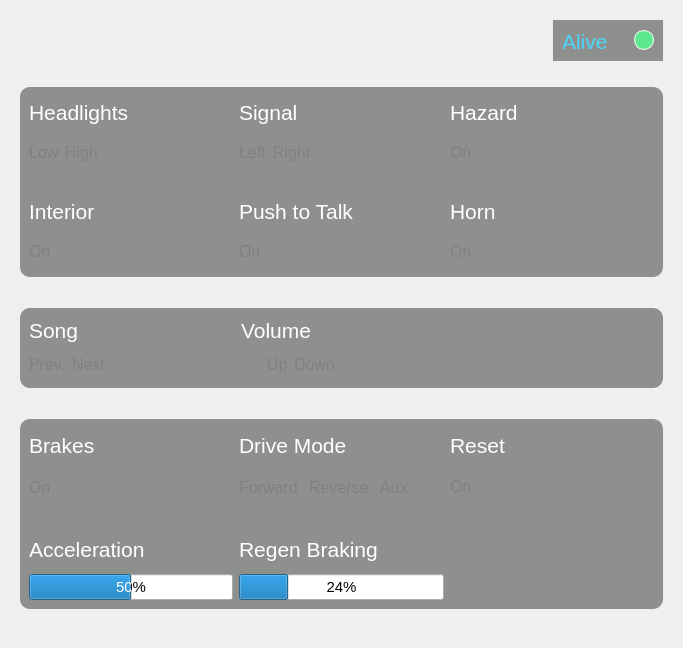
<?xml version="1.0" encoding="UTF-8"?>
<ui version="4.0">
 <class>ControlUi</class>
 <widget class="QWidget" name="ControlUi">
  <property name="geometry">
   <rect>
    <x>0</x>
    <y>0</y>
    <width>683</width>
    <height>648</height>
   </rect>
  </property>
  <property name="font">
   <font>
    <pointsize>11</pointsize>
   </font>
  </property>
  <property name="windowTitle">
   <string>Form</string>
  </property>
  <property name="autoFillBackground">
   <bool>true</bool>
  </property>
  <property name="styleSheet">
   <string notr="true"/>
  </property>
  <layout class="QHBoxLayout" name="horizontalLayout_28">
   <item>
    <widget class="QWidget" name="widget_6" native="true">
     <layout class="QVBoxLayout" name="verticalLayout_12">
      <item>
       <widget class="QWidget" name="aliveBlock" native="true">
        <property name="sizePolicy">
         <sizepolicy hsizetype="Fixed" vsizetype="Fixed">
          <horstretch>0</horstretch>
          <verstretch>0</verstretch>
         </sizepolicy>
        </property>
        <property name="minimumSize">
         <size>
          <width>25</width>
          <height>15</height>
         </size>
        </property>
        <property name="maximumSize">
         <size>
          <width>110</width>
          <height>41</height>
         </size>
        </property>
        <property name="layoutDirection">
         <enum>Qt::RightToLeft</enum>
        </property>
        <property name="styleSheet">
         <string notr="true">QWidget#aliveBlock{
background-color: rgba(85, 87, 83,160);
}</string>
        </property>
        <layout class="QHBoxLayout" name="horizontalLayout_13">
         <item>
          <widget class="QWidget" name="aliveIndicator" native="true">
           <property name="sizePolicy">
            <sizepolicy hsizetype="Fixed" vsizetype="Fixed">
             <horstretch>0</horstretch>
             <verstretch>0</verstretch>
            </sizepolicy>
           </property>
           <property name="minimumSize">
            <size>
             <width>20</width>
             <height>20</height>
            </size>
           </property>
           <property name="styleSheet">
            <string notr="true">background-color:rgb(93,234,140);
border-radius: 10px;
border: 1px solid white;</string>
           </property>
          </widget>
         </item>
         <item>
          <widget class="QLabel" name="label_28">
           <property name="text">
            <string>&lt;html&gt;&lt;head/&gt;&lt;body&gt;&lt;p&gt;&lt;span style=&quot; font-size:16pt; color:#4cd6fb;&quot;&gt;Alive&lt;/span&gt;&lt;/p&gt;&lt;/body&gt;&lt;/html&gt;</string>
           </property>
          </widget>
         </item>
        </layout>
       </widget>
      </item>
      <item>
       <spacer name="verticalSpacer_6">
        <property name="orientation">
         <enum>Qt::Vertical</enum>
        </property>
        <property name="sizeType">
         <enum>QSizePolicy::Fixed</enum>
        </property>
        <property name="sizeHint" stdset="0">
         <size>
          <width>25</width>
          <height>20</height>
         </size>
        </property>
       </spacer>
      </item>
      <item>
       <widget class="QWidget" name="block0" native="true">
        <property name="sizePolicy">
         <sizepolicy hsizetype="Preferred" vsizetype="Fixed">
          <horstretch>0</horstretch>
          <verstretch>0</verstretch>
         </sizepolicy>
        </property>
        <property name="minimumSize">
         <size>
          <width>0</width>
          <height>190</height>
         </size>
        </property>
        <property name="maximumSize">
         <size>
          <width>16777215</width>
          <height>1000</height>
         </size>
        </property>
        <property name="styleSheet">
         <string notr="true">QWidget#block0{
background-color: rgba(85, 87, 83,160);
border-radius: 10px;
}</string>
        </property>
        <layout class="QHBoxLayout" name="horizontalLayout_15">
         <item>
          <layout class="QHBoxLayout" name="horizontalLayout">
           <item>
            <layout class="QVBoxLayout" name="verticalLayout_2">
             <item>
              <layout class="QHBoxLayout" name="horizontalLayout_18">
               <item>
                <widget class="QLabel" name="headightsLabel">
                 <property name="font">
                  <font>
                   <pointsize>11</pointsize>
                  </font>
                 </property>
                 <property name="styleSheet">
                  <string notr="true">color: white;</string>
                 </property>
                 <property name="text">
                  <string>&lt;html&gt;&lt;head/&gt;&lt;body&gt;&lt;p&gt;&lt;span style=&quot; font-size:16pt; &quot;&gt;Headlights &lt;/span&gt;&lt;/p&gt;&lt;/body&gt;&lt;/html&gt;</string>
                 </property>
                </widget>
               </item>
              </layout>
             </item>
             <item>
              <layout class="QHBoxLayout" name="horizontalLayout_2">
               <item>
                <widget class="QLabel" name="lowHeadlightsLabel">
                 <property name="font">
                  <font>
                   <pointsize>9</pointsize>
                  </font>
                 </property>
                 <property name="styleSheet">
                  <string notr="true">color: grey;
</string>
                 </property>
                 <property name="text">
                  <string>&lt;html&gt;&lt;head/&gt;&lt;body&gt;&lt;p&gt;&lt;span style=&quot; font-size:12pt; &quot;&gt;Low&lt;/span&gt;&lt;/p&gt;&lt;/body&gt;&lt;/html&gt;</string>
                 </property>
                </widget>
               </item>
               <item>
                <widget class="QLabel" name="highHeadlightsLabel">
                 <property name="font">
                  <font>
                   <pointsize>9</pointsize>
                  </font>
                 </property>
                 <property name="styleSheet">
                  <string notr="true">color: grey;</string>
                 </property>
                 <property name="text">
                  <string>&lt;html&gt;&lt;head/&gt;&lt;body&gt;&lt;p&gt;&lt;span style=&quot; font-size:12pt; &quot;&gt;High&lt;/span&gt;&lt;/p&gt;&lt;/body&gt;&lt;/html&gt;</string>
                 </property>
                </widget>
               </item>
               <item>
                <spacer name="horizontalSpacer_2">
                 <property name="orientation">
                  <enum>Qt::Horizontal</enum>
                 </property>
                 <property name="sizeHint" stdset="0">
                  <size>
                   <width>40</width>
                   <height>20</height>
                  </size>
                 </property>
                </spacer>
               </item>
              </layout>
             </item>
             <item>
              <spacer name="verticalSpacer">
               <property name="orientation">
                <enum>Qt::Vertical</enum>
               </property>
               <property name="sizeType">
                <enum>QSizePolicy::Fixed</enum>
               </property>
               <property name="sizeHint" stdset="0">
                <size>
                 <width>20</width>
                 <height>20</height>
                </size>
               </property>
              </spacer>
             </item>
             <item>
              <layout class="QHBoxLayout" name="horizontalLayout_24">
               <item>
                <widget class="QLabel" name="interiorLabel">
                 <property name="font">
                  <font>
                   <pointsize>11</pointsize>
                  </font>
                 </property>
                 <property name="styleSheet">
                  <string notr="true">color: white;</string>
                 </property>
                 <property name="text">
                  <string>&lt;html&gt;&lt;head/&gt;&lt;body&gt;&lt;p&gt;&lt;span style=&quot; font-size:16pt; &quot;&gt;Interior&lt;/span&gt;&lt;/p&gt;&lt;/body&gt;&lt;/html&gt;</string>
                 </property>
                </widget>
               </item>
              </layout>
             </item>
             <item>
              <layout class="QHBoxLayout" name="horizontalLayout_6">
               <item>
                <widget class="QLabel" name="interiorOnLabel">
                 <property name="font">
                  <font>
                   <pointsize>9</pointsize>
                  </font>
                 </property>
                 <property name="styleSheet">
                  <string notr="true">color: grey;</string>
                 </property>
                 <property name="text">
                  <string>&lt;html&gt;&lt;head/&gt;&lt;body&gt;&lt;p&gt;&lt;span style=&quot; font-size:12pt; &quot;&gt;On&lt;/span&gt;&lt;/p&gt;&lt;/body&gt;&lt;/html&gt;</string>
                 </property>
                </widget>
               </item>
               <item>
                <spacer name="horizontalSpacer_22">
                 <property name="orientation">
                  <enum>Qt::Horizontal</enum>
                 </property>
                 <property name="sizeHint" stdset="0">
                  <size>
                   <width>40</width>
                   <height>20</height>
                  </size>
                 </property>
                </spacer>
               </item>
              </layout>
             </item>
            </layout>
           </item>
           <item>
            <layout class="QVBoxLayout" name="verticalLayout_3">
             <item>
              <layout class="QHBoxLayout" name="horizontalLayout_20">
               <item>
                <widget class="QLabel" name="signalLabel">
                 <property name="font">
                  <font>
                   <pointsize>11</pointsize>
                  </font>
                 </property>
                 <property name="styleSheet">
                  <string notr="true">color: white;
</string>
                 </property>
                 <property name="text">
                  <string>&lt;html&gt;&lt;head/&gt;&lt;body&gt;&lt;p&gt;&lt;span style=&quot; font-size:16pt; &quot;&gt;Signal&lt;/span&gt;&lt;/p&gt;&lt;/body&gt;&lt;/html&gt;</string>
                 </property>
                </widget>
               </item>
              </layout>
             </item>
             <item>
              <layout class="QHBoxLayout" name="horizontalLayout_7">
               <item>
                <widget class="QLabel" name="leftSignalLabel">
                 <property name="font">
                  <font>
                   <pointsize>9</pointsize>
                  </font>
                 </property>
                 <property name="styleSheet">
                  <string notr="true">color: grey;</string>
                 </property>
                 <property name="text">
                  <string>&lt;html&gt;&lt;head/&gt;&lt;body&gt;&lt;p&gt;&lt;span style=&quot; font-size:12pt; &quot;&gt;Left&lt;/span&gt;&lt;/p&gt;&lt;/body&gt;&lt;/html&gt;</string>
                 </property>
                </widget>
               </item>
               <item>
                <widget class="QLabel" name="rightSignalLabel">
                 <property name="font">
                  <font>
                   <pointsize>9</pointsize>
                  </font>
                 </property>
                 <property name="styleSheet">
                  <string notr="true">color: grey;</string>
                 </property>
                 <property name="text">
                  <string>&lt;html&gt;&lt;head/&gt;&lt;body&gt;&lt;p&gt;&lt;span style=&quot; font-size:12pt; &quot;&gt;Right&lt;/span&gt;&lt;/p&gt;&lt;/body&gt;&lt;/html&gt;</string>
                 </property>
                </widget>
               </item>
               <item>
                <spacer name="horizontalSpacer_3">
                 <property name="orientation">
                  <enum>Qt::Horizontal</enum>
                 </property>
                 <property name="sizeHint" stdset="0">
                  <size>
                   <width>40</width>
                   <height>20</height>
                  </size>
                 </property>
                </spacer>
               </item>
              </layout>
             </item>
             <item>
              <spacer name="verticalSpacer_2">
               <property name="orientation">
                <enum>Qt::Vertical</enum>
               </property>
               <property name="sizeType">
                <enum>QSizePolicy::Fixed</enum>
               </property>
               <property name="sizeHint" stdset="0">
                <size>
                 <width>20</width>
                 <height>20</height>
                </size>
               </property>
              </spacer>
             </item>
             <item>
              <layout class="QHBoxLayout" name="horizontalLayout_22">
               <item>
                <widget class="QLabel" name="pushToTalkLabel">
                 <property name="font">
                  <font>
                   <pointsize>11</pointsize>
                  </font>
                 </property>
                 <property name="styleSheet">
                  <string notr="true">color: white;</string>
                 </property>
                 <property name="text">
                  <string>&lt;html&gt;&lt;head/&gt;&lt;body&gt;&lt;p&gt;&lt;span style=&quot; font-size:16pt; &quot;&gt;Push to Talk&lt;/span&gt;&lt;/p&gt;&lt;/body&gt;&lt;/html&gt;</string>
                 </property>
                </widget>
               </item>
              </layout>
             </item>
             <item>
              <layout class="QHBoxLayout" name="horizontalLayout_8">
               <item>
                <widget class="QLabel" name="pushToTalkOnLabel">
                 <property name="font">
                  <font>
                   <pointsize>9</pointsize>
                  </font>
                 </property>
                 <property name="styleSheet">
                  <string notr="true">color: grey;</string>
                 </property>
                 <property name="text">
                  <string>&lt;html&gt;&lt;head/&gt;&lt;body&gt;&lt;p&gt;&lt;span style=&quot; font-size:12pt; &quot;&gt;On&lt;/span&gt;&lt;/p&gt;&lt;/body&gt;&lt;/html&gt;</string>
                 </property>
                </widget>
               </item>
               <item>
                <spacer name="horizontalSpacer_24">
                 <property name="orientation">
                  <enum>Qt::Horizontal</enum>
                 </property>
                 <property name="sizeHint" stdset="0">
                  <size>
                   <width>40</width>
                   <height>20</height>
                  </size>
                 </property>
                </spacer>
               </item>
              </layout>
             </item>
            </layout>
           </item>
           <item>
            <layout class="QVBoxLayout" name="verticalLayout_4">
             <item>
              <layout class="QHBoxLayout" name="horizontalLayout_21">
               <item>
                <widget class="QLabel" name="hazardLabel">
                 <property name="font">
                  <font>
                   <pointsize>11</pointsize>
                  </font>
                 </property>
                 <property name="styleSheet">
                  <string notr="true">color: white;</string>
                 </property>
                 <property name="text">
                  <string>&lt;html&gt;&lt;head/&gt;&lt;body&gt;&lt;p&gt;&lt;span style=&quot; font-size:16pt;&quot;&gt;Hazard&lt;/span&gt;&lt;/p&gt;&lt;/body&gt;&lt;/html&gt;</string>
                 </property>
                </widget>
               </item>
              </layout>
             </item>
             <item>
              <layout class="QHBoxLayout" name="horizontalLayout_9">
               <item>
                <widget class="QLabel" name="hazardOnLabel">
                 <property name="font">
                  <font>
                   <pointsize>9</pointsize>
                  </font>
                 </property>
                 <property name="styleSheet">
                  <string notr="true">color: grey;</string>
                 </property>
                 <property name="text">
                  <string>&lt;html&gt;&lt;head/&gt;&lt;body&gt;&lt;p&gt;&lt;span style=&quot; font-size:12pt; &quot;&gt;On&lt;/span&gt;&lt;/p&gt;&lt;/body&gt;&lt;/html&gt;</string>
                 </property>
                </widget>
               </item>
               <item>
                <spacer name="horizontalSpacer_4">
                 <property name="orientation">
                  <enum>Qt::Horizontal</enum>
                 </property>
                 <property name="sizeHint" stdset="0">
                  <size>
                   <width>40</width>
                   <height>20</height>
                  </size>
                 </property>
                </spacer>
               </item>
              </layout>
             </item>
             <item>
              <spacer name="verticalSpacer_3">
               <property name="orientation">
                <enum>Qt::Vertical</enum>
               </property>
               <property name="sizeType">
                <enum>QSizePolicy::Fixed</enum>
               </property>
               <property name="sizeHint" stdset="0">
                <size>
                 <width>20</width>
                 <height>20</height>
                </size>
               </property>
              </spacer>
             </item>
             <item>
              <layout class="QHBoxLayout" name="horizontalLayout_23">
               <item>
                <widget class="QLabel" name="hornLabel">
                 <property name="styleSheet">
                  <string notr="true">color: white;</string>
                 </property>
                 <property name="text">
                  <string>&lt;html&gt;&lt;head/&gt;&lt;body&gt;&lt;p&gt;&lt;span style=&quot; font-size:16pt; &quot;&gt;Horn&lt;/span&gt;&lt;/p&gt;&lt;/body&gt;&lt;/html&gt;</string>
                 </property>
                </widget>
               </item>
              </layout>
             </item>
             <item>
              <layout class="QHBoxLayout" name="horizontalLayout_10">
               <item>
                <widget class="QLabel" name="hornOnLabel">
                 <property name="font">
                  <font>
                   <pointsize>9</pointsize>
                  </font>
                 </property>
                 <property name="styleSheet">
                  <string notr="true">color: grey;</string>
                 </property>
                 <property name="text">
                  <string>&lt;html&gt;&lt;head/&gt;&lt;body&gt;&lt;p&gt;&lt;span style=&quot; font-size:12pt; &quot;&gt;On&lt;/span&gt;&lt;/p&gt;&lt;/body&gt;&lt;/html&gt;</string>
                 </property>
                </widget>
               </item>
               <item>
                <spacer name="horizontalSpacer_26">
                 <property name="orientation">
                  <enum>Qt::Horizontal</enum>
                 </property>
                 <property name="sizeHint" stdset="0">
                  <size>
                   <width>40</width>
                   <height>20</height>
                  </size>
                 </property>
                </spacer>
               </item>
              </layout>
             </item>
            </layout>
           </item>
          </layout>
         </item>
        </layout>
       </widget>
      </item>
      <item>
       <spacer name="verticalSpacer_4">
        <property name="orientation">
         <enum>Qt::Vertical</enum>
        </property>
        <property name="sizeType">
         <enum>QSizePolicy::Fixed</enum>
        </property>
        <property name="sizeHint" stdset="0">
         <size>
          <width>5</width>
          <height>20</height>
         </size>
        </property>
       </spacer>
      </item>
      <item>
       <widget class="QWidget" name="block1" native="true">
        <property name="sizePolicy">
         <sizepolicy hsizetype="Preferred" vsizetype="Fixed">
          <horstretch>0</horstretch>
          <verstretch>0</verstretch>
         </sizepolicy>
        </property>
        <property name="minimumSize">
         <size>
          <width>0</width>
          <height>80</height>
         </size>
        </property>
        <property name="maximumSize">
         <size>
          <width>16777215</width>
          <height>70</height>
         </size>
        </property>
        <property name="styleSheet">
         <string notr="true">QWidget#block1{
background-color: rgba(85, 87, 83,160);
border-radius: 10px;
}</string>
        </property>
        <layout class="QHBoxLayout" name="horizontalLayout_14">
         <item>
          <layout class="QHBoxLayout" name="horizontalLayout_3">
           <item>
            <layout class="QVBoxLayout" name="verticalLayout_9">
             <item>
              <layout class="QHBoxLayout" name="horizontalLayout_26">
               <item>
                <widget class="QLabel" name="songLabel">
                 <property name="styleSheet">
                  <string notr="true">color: white;</string>
                 </property>
                 <property name="text">
                  <string>&lt;html&gt;&lt;head/&gt;&lt;body&gt;&lt;p&gt;&lt;span style=&quot; font-size:16pt; &quot;&gt;Song&lt;/span&gt;&lt;/p&gt;&lt;/body&gt;&lt;/html&gt;</string>
                 </property>
                </widget>
               </item>
              </layout>
             </item>
             <item>
              <layout class="QHBoxLayout" name="horizontalLayout_11">
               <item>
                <widget class="QLabel" name="prevSongLabel">
                 <property name="font">
                  <font>
                   <pointsize>9</pointsize>
                  </font>
                 </property>
                 <property name="styleSheet">
                  <string notr="true">color: grey;</string>
                 </property>
                 <property name="text">
                  <string>&lt;html&gt;&lt;head/&gt;&lt;body&gt;&lt;p&gt;&lt;span style=&quot; font-size:12pt; &quot;&gt;Prev.&lt;/span&gt;&lt;/p&gt;&lt;/body&gt;&lt;/html&gt;</string>
                 </property>
                </widget>
               </item>
               <item>
                <widget class="QLabel" name="nextSongLabel">
                 <property name="font">
                  <font>
                   <pointsize>9</pointsize>
                  </font>
                 </property>
                 <property name="styleSheet">
                  <string notr="true">color: grey;</string>
                 </property>
                 <property name="text">
                  <string>&lt;html&gt;&lt;head/&gt;&lt;body&gt;&lt;p&gt;&lt;span style=&quot; font-size:12pt; &quot;&gt;Next&lt;/span&gt;&lt;/p&gt;&lt;/body&gt;&lt;/html&gt;</string>
                 </property>
                </widget>
               </item>
               <item>
                <spacer name="horizontalSpacer_6">
                 <property name="orientation">
                  <enum>Qt::Horizontal</enum>
                 </property>
                 <property name="sizeHint" stdset="0">
                  <size>
                   <width>40</width>
                   <height>20</height>
                  </size>
                 </property>
                </spacer>
               </item>
              </layout>
             </item>
            </layout>
           </item>
           <item>
            <layout class="QVBoxLayout" name="verticalLayout_10">
             <item>
              <layout class="QHBoxLayout" name="horizontalLayout_27">
               <item>
                <widget class="QLabel" name="volumeLabel">
                 <property name="styleSheet">
                  <string notr="true">color: white;</string>
                 </property>
                 <property name="text">
                  <string>&lt;html&gt;&lt;head/&gt;&lt;body&gt;&lt;p&gt;&lt;span style=&quot; font-size:16pt; &quot;&gt;Volume&lt;/span&gt;&lt;/p&gt;&lt;/body&gt;&lt;/html&gt;</string>
                 </property>
                </widget>
               </item>
              </layout>
             </item>
             <item>
              <layout class="QHBoxLayout" name="horizontalLayout_12">
               <item>
                <widget class="QLabel" name="playPauseLabel">
                 <property name="sizePolicy">
                  <sizepolicy hsizetype="Fixed" vsizetype="Fixed">
                   <horstretch>0</horstretch>
                   <verstretch>0</verstretch>
                  </sizepolicy>
                 </property>
                 <property name="minimumSize">
                  <size>
                   <width>20</width>
                   <height>10</height>
                  </size>
                 </property>
                 <property name="baseSize">
                  <size>
                   <width>20</width>
                   <height>10</height>
                  </size>
                 </property>
                 <property name="styleSheet">
                  <string notr="true">image: url(:/Resource/Pause-Play.png);
max-width: 20px;
max-height: 10px;</string>
                 </property>
                 <property name="text">
                  <string/>
                 </property>
                </widget>
               </item>
               <item>
                <widget class="QLabel" name="volumeUpLabel">
                 <property name="font">
                  <font>
                   <pointsize>9</pointsize>
                  </font>
                 </property>
                 <property name="styleSheet">
                  <string notr="true">color: grey;</string>
                 </property>
                 <property name="text">
                  <string>&lt;html&gt;&lt;head/&gt;&lt;body&gt;&lt;p&gt;&lt;span style=&quot; font-size:12pt; &quot;&gt;Up&lt;/span&gt;&lt;/p&gt;&lt;/body&gt;&lt;/html&gt;</string>
                 </property>
                </widget>
               </item>
               <item>
                <widget class="QLabel" name="volumeDownLabel">
                 <property name="font">
                  <font>
                   <pointsize>9</pointsize>
                  </font>
                 </property>
                 <property name="styleSheet">
                  <string notr="true">color: grey;</string>
                 </property>
                 <property name="text">
                  <string>&lt;html&gt;&lt;head/&gt;&lt;body&gt;&lt;p&gt;&lt;span style=&quot; font-size:12pt;&quot;&gt;Down&lt;/span&gt;&lt;/p&gt;&lt;/body&gt;&lt;/html&gt;</string>
                 </property>
                </widget>
               </item>
               <item>
                <spacer name="horizontalSpacer_5">
                 <property name="orientation">
                  <enum>Qt::Horizontal</enum>
                 </property>
                 <property name="sizeHint" stdset="0">
                  <size>
                   <width>40</width>
                   <height>20</height>
                  </size>
                 </property>
                </spacer>
               </item>
              </layout>
             </item>
            </layout>
           </item>
           <item>
            <spacer name="horizontalSpacer_7">
             <property name="orientation">
              <enum>Qt::Horizontal</enum>
             </property>
             <property name="sizeHint" stdset="0">
              <size>
               <width>40</width>
               <height>20</height>
              </size>
             </property>
            </spacer>
           </item>
          </layout>
         </item>
        </layout>
       </widget>
      </item>
      <item>
       <spacer name="verticalSpacer_5">
        <property name="orientation">
         <enum>Qt::Vertical</enum>
        </property>
        <property name="sizeType">
         <enum>QSizePolicy::Fixed</enum>
        </property>
        <property name="sizeHint" stdset="0">
         <size>
          <width>17</width>
          <height>30</height>
         </size>
        </property>
       </spacer>
      </item>
      <item>
       <widget class="QWidget" name="block2" native="true">
        <property name="minimumSize">
         <size>
          <width>0</width>
          <height>190</height>
         </size>
        </property>
        <property name="styleSheet">
         <string notr="true">QWidget#block2{
background-color: rgba(85, 87, 83,160);
border-radius: 10px;
}</string>
        </property>
        <layout class="QHBoxLayout" name="horizontalLayout_16">
         <item>
          <layout class="QHBoxLayout" name="horizontalLayout_4">
           <item>
            <layout class="QVBoxLayout" name="verticalLayout_5">
             <item>
              <widget class="QLabel" name="brakesLabel">
               <property name="styleSheet">
                <string notr="true">color: white;
</string>
               </property>
               <property name="text">
                <string>&lt;html&gt;&lt;head/&gt;&lt;body&gt;&lt;p&gt;&lt;span style=&quot; font-size:16pt; &quot;&gt;Brakes&lt;/span&gt;&lt;/p&gt;&lt;/body&gt;&lt;/html&gt;</string>
               </property>
              </widget>
             </item>
             <item>
              <widget class="QLabel" name="brakesOnLabel">
               <property name="font">
                <font>
                 <pointsize>9</pointsize>
                </font>
               </property>
               <property name="styleSheet">
                <string notr="true">color: grey;</string>
               </property>
               <property name="text">
                <string>&lt;html&gt;&lt;head/&gt;&lt;body&gt;&lt;p&gt;&lt;span style=&quot; font-size:12pt; &quot;&gt;On&lt;/span&gt;&lt;/p&gt;&lt;/body&gt;&lt;/html&gt;</string>
               </property>
              </widget>
             </item>
             <item>
              <spacer name="verticalSpacer_7">
               <property name="orientation">
                <enum>Qt::Vertical</enum>
               </property>
               <property name="sizeType">
                <enum>QSizePolicy::Fixed</enum>
               </property>
               <property name="sizeHint" stdset="0">
                <size>
                 <width>20</width>
                 <height>20</height>
                </size>
               </property>
              </spacer>
             </item>
             <item>
              <widget class="QLabel" name="accelerationLabel">
               <property name="styleSheet">
                <string notr="true">color: white;</string>
               </property>
               <property name="text">
                <string>&lt;html&gt;&lt;head/&gt;&lt;body&gt;&lt;p&gt;&lt;span style=&quot; font-size:16pt; &quot;&gt;Acceleration&lt;/span&gt;&lt;/p&gt;&lt;/body&gt;&lt;/html&gt;</string>
               </property>
              </widget>
             </item>
             <item>
              <widget class="QProgressBar" name="accelerationProgressBar">
               <property name="layoutDirection">
                <enum>Qt::LeftToRight</enum>
               </property>
               <property name="value">
                <number>50</number>
               </property>
              </widget>
             </item>
            </layout>
           </item>
           <item>
            <layout class="QVBoxLayout" name="verticalLayout_6">
             <item>
              <widget class="QLabel" name="DriveModeLabel">
               <property name="styleSheet">
                <string notr="true">color: white;</string>
               </property>
               <property name="text">
                <string>&lt;html&gt;&lt;head/&gt;&lt;body&gt;&lt;p&gt;&lt;span style=&quot; font-size:16pt;&quot;&gt;Drive Mode&lt;/span&gt;&lt;/p&gt;&lt;/body&gt;&lt;/html&gt;</string>
               </property>
              </widget>
             </item>
             <item>
              <layout class="QHBoxLayout" name="horizontalLayout_5">
               <item>
                <widget class="QLabel" name="forwardOnLabel">
                 <property name="styleSheet">
                  <string notr="true">color: grey;</string>
                 </property>
                 <property name="text">
                  <string>&lt;html&gt;&lt;head/&gt;&lt;body&gt;&lt;p&gt;&lt;span style=&quot; font-size:12pt;&quot;&gt;Forward&lt;/span&gt;&lt;/p&gt;&lt;/body&gt;&lt;/html&gt;</string>
                 </property>
                </widget>
               </item>
               <item>
                <widget class="QLabel" name="reverseOnLabel">
                 <property name="styleSheet">
                  <string notr="true">color: grey;</string>
                 </property>
                 <property name="text">
                  <string>&lt;html&gt;&lt;head/&gt;&lt;body&gt;&lt;p&gt;&lt;span style=&quot; font-size:12pt;&quot;&gt;Reverse&lt;/span&gt;&lt;/p&gt;&lt;/body&gt;&lt;/html&gt;</string>
                 </property>
                </widget>
               </item>
               <item>
                <widget class="QLabel" name="auxOnLabel">
                 <property name="font">
                  <font>
                   <pointsize>9</pointsize>
                  </font>
                 </property>
                 <property name="styleSheet">
                  <string notr="true">color: grey;</string>
                 </property>
                 <property name="text">
                  <string>&lt;html&gt;&lt;head/&gt;&lt;body&gt;&lt;p&gt;&lt;span style=&quot; font-size:12pt;&quot;&gt;Aux&lt;/span&gt;&lt;/p&gt;&lt;/body&gt;&lt;/html&gt;</string>
                 </property>
                </widget>
               </item>
              </layout>
             </item>
             <item>
              <spacer name="verticalSpacer_8">
               <property name="orientation">
                <enum>Qt::Vertical</enum>
               </property>
               <property name="sizeType">
                <enum>QSizePolicy::Fixed</enum>
               </property>
               <property name="sizeHint" stdset="0">
                <size>
                 <width>20</width>
                 <height>20</height>
                </size>
               </property>
              </spacer>
             </item>
             <item>
              <widget class="QLabel" name="regenBrakingLabel">
               <property name="styleSheet">
                <string notr="true">color: white;</string>
               </property>
               <property name="text">
                <string>&lt;html&gt;&lt;head/&gt;&lt;body&gt;&lt;p&gt;&lt;span style=&quot; font-size:16pt; &quot;&gt;Regen Braking&lt;/span&gt;&lt;/p&gt;&lt;/body&gt;&lt;/html&gt;</string>
               </property>
              </widget>
             </item>
             <item>
              <widget class="QProgressBar" name="regenBrakingProgressBar">
               <property name="styleSheet">
                <string notr="true">value: 36;</string>
               </property>
               <property name="value">
                <number>24</number>
               </property>
              </widget>
             </item>
            </layout>
           </item>
           <item>
            <layout class="QVBoxLayout" name="verticalLayout_7">
             <item>
              <widget class="QLabel" name="resetLabel">
               <property name="styleSheet">
                <string notr="true">color: white;</string>
               </property>
               <property name="text">
                <string>&lt;html&gt;&lt;head/&gt;&lt;body&gt;&lt;p&gt;&lt;span style=&quot; font-size:16pt;&quot;&gt;Reset&lt;/span&gt;&lt;/p&gt;&lt;/body&gt;&lt;/html&gt;</string>
               </property>
              </widget>
             </item>
             <item>
              <widget class="QLabel" name="resetOnLabel">
               <property name="styleSheet">
                <string notr="true">color: grey;</string>
               </property>
               <property name="text">
                <string>&lt;html&gt;&lt;head/&gt;&lt;body&gt;&lt;p&gt;&lt;span style=&quot; font-size:12pt; &quot;&gt;On&lt;/span&gt;&lt;/p&gt;&lt;/body&gt;&lt;/html&gt;</string>
               </property>
              </widget>
             </item>
             <item>
              <spacer name="horizontalSpacer">
               <property name="orientation">
                <enum>Qt::Horizontal</enum>
               </property>
               <property name="sizeHint" stdset="0">
                <size>
                 <width>40</width>
                 <height>20</height>
                </size>
               </property>
              </spacer>
             </item>
             <item>
              <spacer name="verticalSpacer_9">
               <property name="orientation">
                <enum>Qt::Vertical</enum>
               </property>
               <property name="sizeType">
                <enum>QSizePolicy::Fixed</enum>
               </property>
               <property name="sizeHint" stdset="0">
                <size>
                 <width>20</width>
                 <height>76</height>
                </size>
               </property>
              </spacer>
             </item>
            </layout>
           </item>
          </layout>
         </item>
        </layout>
        <zorder></zorder>
       </widget>
      </item>
      <item>
       <widget class="QWidget" name="widget_8" native="true"/>
      </item>
     </layout>
    </widget>
   </item>
  </layout>
 </widget>
 <resources/>
 <connections/>
</ui>
